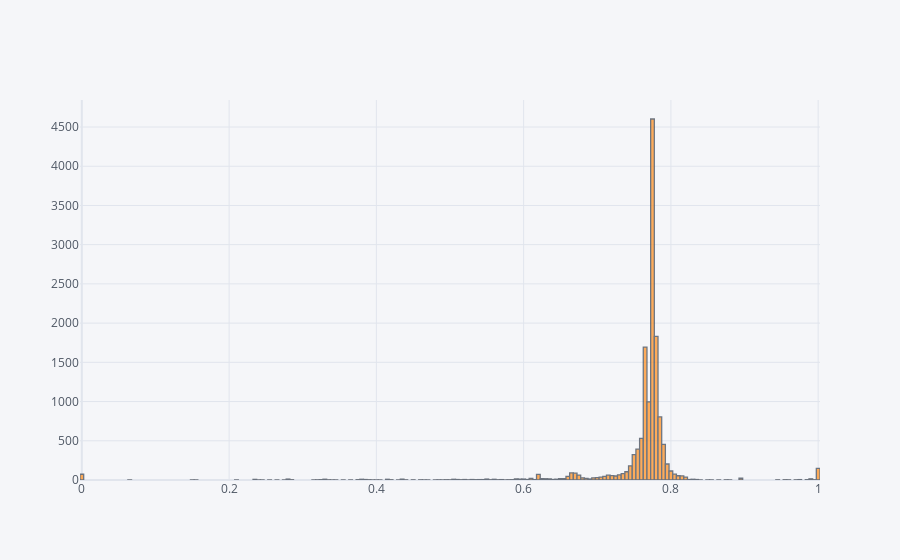

This figure's notebook cell:
### Code cell
leaderboard['Score'].iplot(kind='histogram')

### Figure 1 — Plotly figure (JSON) as saved in the notebook; plotly's stock layout.template omitted (floating-point values rounded to 4 significant figures; data arrays with more than 128 entries replaced by an {"elided": "..."} marker saying what was removed)
{"data": [{"histfunc": "count", "histnorm": "", "marker": {"color": "rgba(255, 153, 51, 1.0)", "line": {"color": "#4D5663", "width": 1.3}}, "name": "Score", "opacity": 0.8, "orientation": "v", "type": "histogram", "x": {"elided": "14006 float values"}}], "layout": {"barmode": "overlay", "legend": {"bgcolor": "#F5F6F9", "font": {"color": "#4D5663"}}, "paper_bgcolor": "#F5F6F9", "plot_bgcolor": "#F5F6F9", "title": {"font": {"color": "#4D5663"}}, "xaxis": {"gridcolor": "#E1E5ED", "showgrid": true, "tickfont": {"color": "#4D5663"}, "title": {"font": {"color": "#4D5663"}, "text": ""}, "zerolinecolor": "#E1E5ED"}, "yaxis": {"gridcolor": "#E1E5ED", "showgrid": true, "tickfont": {"color": "#4D5663"}, "title": {"font": {"color": "#4D5663"}, "text": ""}, "zerolinecolor": "#E1E5ED"}}}
